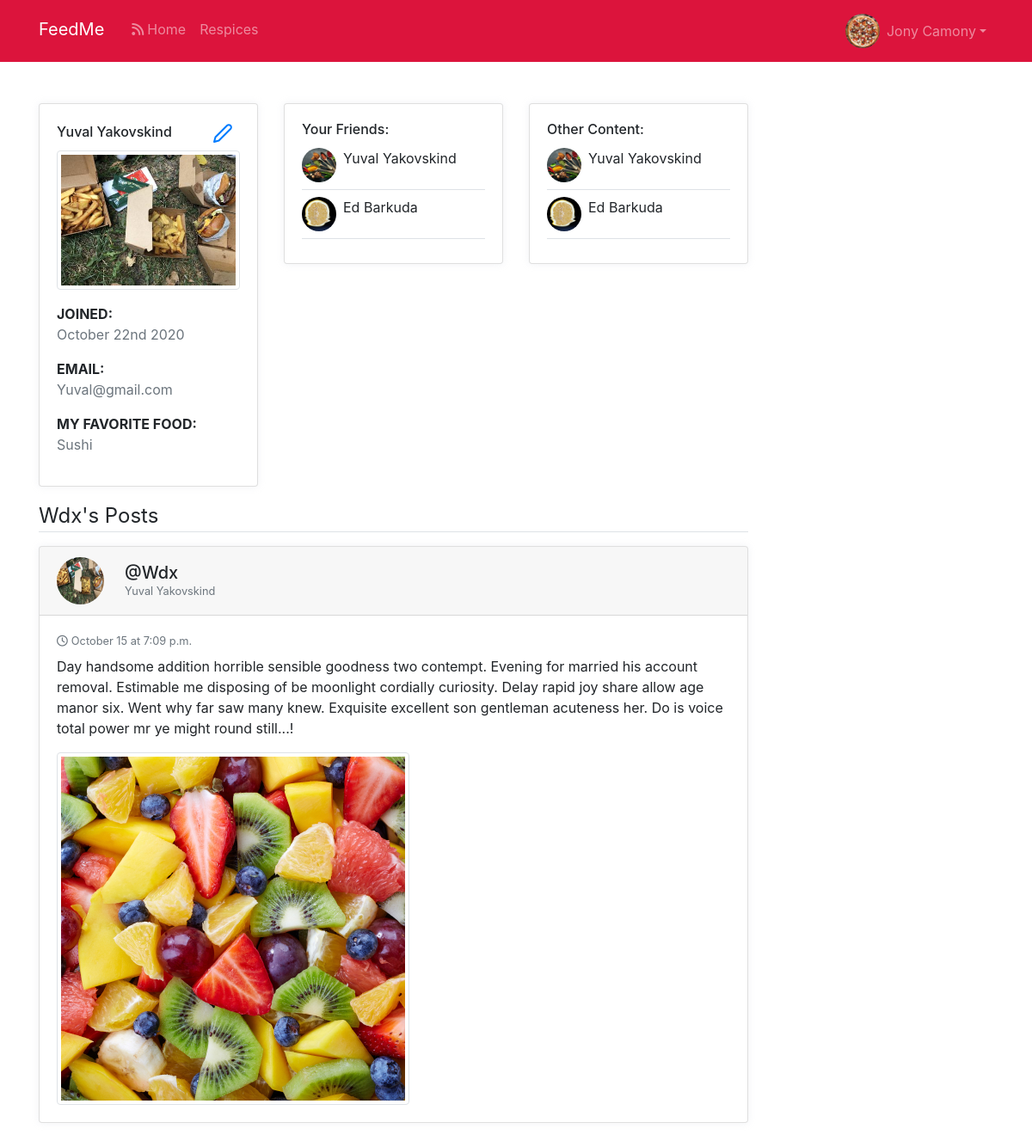
Screenshot of /profiles/yuval-yakovskind-60b26511/ (signed in) with the database file from the repository.
### users/models.py (models this page shows, shortened)
class Profile(models.Model):
    user = models.OneToOneField(User, on_delete=models.CASCADE)
    first_name = models.CharField(max_length=100, blank=True)
    last_name = models.CharField(max_length=100, blank=True)
    image = models.ImageField(default='default.jpg', upload_to='profile_pics')
    friends = models.ManyToManyField(User, blank=True, related_name='friends')
    slug = models.SlugField(unique=True, blank=True)
    fav_food = models.CharField(max_length=100, blank=True)
    created = models.DateTimeField(auto_now=True)
    def get_friends(self):
        return self.friends.all()

### feed/models.py (models this page shows, shortened)
class Post(models.Model):
    author = models.ForeignKey(Profile, on_delete=models.CASCADE)
    content = models.TextField()
    image = models.ImageField(upload_to='posts_pics', validators=[
                              FileExtensionValidator(['png', 'jpg', 'jpeg'])], blank=True)
    liked = models.ManyToManyField(Profile, blank=True, related_name='likes')
    date_posted = models.DateTimeField(default=timezone.now)
    class Meta:
        ordering = ('-date_posted',)

### users/views.py (the view)
# urls.py: path('<str:slug>/', users_views.profile_view, name='user_profile'),
@ login_required
def profile_view(request, slug):
    profile = get_object_or_404(Profile, slug=slug)
    posts = Post.objects.filter(author=profile)
    context = {
        'profile': profile,
        'posts': posts,
    }
    return render(request, 'users/user_profile.html', context)

### users/templates/users/user_profile.html
{% extends "base.html" %}
{% block content %}
<div class="container">
   <div class="profile-page tx-13">
      <div class="row profile-body">
         <div class="col-md-3 gedf-main">
            <div class="card rounded">
               <div class="card-body">
                  <div class="d-flex align-items-center justify-content-between mb-2">
                     <h6 class="card-title mb-0">{{ profile.first_name }} {{ profile.last_name }}</h6>
                     <a class="" href="{% url 'update_profile' %}">
                        <svg xmlns="http://www.w3.org/2000/svg" width="24" height="24" viewBox="0 0 24 24" fill="none" stroke="currentColor" stroke-width="2" stroke-linecap="round" stroke-linejoin="round" class="feather feather-edit-2 icon-sm mr-2">
                           <path d="M17 3a2.828 2.828 0 1 1 4 4L7.5 20.5 2 22l1.5-5.5L17 3z"></path>
                        </svg>
                     </a>
                  </div>
                  <img class="img-thumbnail mr-2 " src="{{ profile.image.url }}">
                  <div class="mt-3">
                     <label class="tx-11 font-weight-bold mb-0 text-uppercase">Joined:</label>
                     <p class="text-muted">{{ profile.created|date:"F jS Y" }}</p>
                  </div>
                  <div class="mt-3">
                     <label class="tx-11 font-weight-bold mb-0 text-uppercase">Email:</label>
                     <p class="text-muted">{{ profile.user.email }}</p>
                  </div>
                  <div class="mt-3">
                     <label class="tx-11 font-weight-bold mb-0 text-uppercase">My Favorite Food:</label>
                     <p class="text-muted">{{ profile.fav_food }}</p>
                  </div>
               </div>
            </div>
         </div>
         <div class="col-md-3 gedf-main">
            <div class="card rounded">
               <div class="card-body">
                  <h6 class="card-title">Your Friends: </h6>
                  {% for friend in profile.get_friends%}
                  <div class="d-flex justify-content-between mb-2 pb-2 border-bottom">
                     <div class="d-flex align-items-center ">
                        <img class="img-xs rounded-circle" src='{{ friend.profile.image.url }}' alt="">
                        <div class="ml-2">
                           <p>{{ friend.profile.first_name }} {{ friend.profile.last_name }}</p>
                        </div>
                     </div>
                  </div>
                  {% endfor %}
               </div>
            </div>
         </div>
         <div class="col-md-3 gedf-main">
            <div class="card rounded">
               <div class="card-body">
                  <h6 class="card-title">Other Content: </h6>
                  {% for friend in profile.get_friends%}
                  <div class="d-flex justify-content-between mb-2 pb-2 border-bottom">
                     <div class="d-flex align-items-center ">
                        <img class="img-xs rounded-circle" src='{{ friend.profile.image.url }}' alt="">
                        <div class="ml-2">
                           <p>{{ friend.profile.first_name }} {{ friend.profile.last_name }}</p>
                        </div>
                     </div>
                  </div>
                  {% endfor %}
               </div>
            </div>
         </div>
         <div class="col-md-9 mt-2 gedf-main">
         <legend class="border-bottom mb-3 mt-2">{{ profile.user }}'s Posts</legend>
         {% for post in posts %}
         <div class="card gedf-card">
            <div class="card-header">
               <div class="d-flex justify-content-between align-items-center">
                  <div class="d-flex justify-content-between align-items-center">
                     <div class="mr-2">
                        <img class="rounded-circle article-img" src="{{ post.author.image.url }}" alt="">
                     </div>
                     <div class="ml-2">
                        <div class="h5 m-0">@{{ post.author.user}}</div>
                        <div class="h7 text-muted">{{ post.author.first_name}} {{ post.author.last_name}}</div>
                     </div>
                  </div>
               </div>
            </div>
            <div class="card-body">
               <div class="text-muted h7 mb-2"> <i class="fa fa-clock-o  mr-1"></i>{{ post.date_posted|date:"F d" }} at {{ post.date_posted|date:"P" }}</div>
               <p class="card-text">
                  {{ post.content }}
               </p>
               {% if post.image %}
               <img src="{{ post.image.url }}" class="img-thumbnail" style="max-height: 500px;">
               {% endif %}
            </div>
         </div>
        {% endfor %}
         </div>
      </div>
   </div>
</div>{% endblock content %}

### templates/base.html (shortened to what this page needs)
{% load static %}
<!DOCTYPE html>
<html>
  <head>
    <link rel="stylesheet" type="text/css" href="{% static '/style.css' %}">
    <link href="//maxcdn.bootstrapcdn.com/bootstrap/4.1.1/css/bootstrap.min.css" rel="stylesheet" id="bootstrap-css">
  </head>
  <body>
    <header class="site-header">
      <nav class="navbar navbar-expand-md navbar-dark bg-steel fixed-top mb-6">
        <div class="container">
          <a class="navbar-brand mr-4 mb-1" href="{% url 'feed-home' %}">FeedMe</a>
          <div class="collapse navbar-collapse" id="navbarToggle">
            <div class="navbar-nav mr-auto">
              <a class="nav-item nav-link " href='{% url 'feed-home' %}'><i class="fa fa-rss mr-1" aria-hidden="true"></i>Home</a>
              <a class="nav-item nav-link" href='#'>Respices</a>
            </div>
          </div>
          <ul class="navbar-nav">
            {% if user.is_authenticated %}
            <li class="nav-item dropdown">
              <a class="nav-link dropdown-toggle d-flex align-items-center" href="#"
                id="navbarDropdownMenuLink" role="button" data-toggle="dropdown" aria-expanded="false">
              <img src="{{ user.profile.image.url }}" class="img-xs rounded-circle mr-2 " loading="lazy"/>
                         {{ user.profile.first_name }} {{ user.profile.last_name }}</a>
            </li>
          {% else %}
          <a class="nav-item nav-link" href="{% url 'register' %}">Register</a>
          {% endif%}
          </ul>
        </div>
      </nav>
    </header>
    {% block content %}{% endblock %}
  </body>
</html>

### static/style.css (style rules this page uses)
body { background: #fafafa; color: #333333; margin-top: 5rem; }
h1, h2, h3, h5, h6 { color: #444444; }
ul { margin: 0; }
.bg-steel { background-color: #dc143c; }
.site-header { padding: 60px; }
.site-header .navbar-nav .nav-link { color: ##e5eaed; min-height: 45px; }
.article-img { height: 55px; width: 55px; margin-right: 8px; }
.img-xs { width: 40px; height: 40px; }
.card-header:first-child { border-radius: 0 0 0 0; }
.card-header { padding: 0.875rem 1.5rem; margin-bottom: 0; background-color: rgba(0, 0, 0, 0); border-bottom: 1px solid #f2f4f9; }
.card { box-shadow: 0 0 10px 0 rgba(183, 192, 206, 0.2); -webkit-box-shadow: 0 0 10px 0 rgba(183, 192, 206, 0.2); -moz-box-shadow: 0 0 10px 0 rgba(183, 192, 206, 0.2); -ms-box-shadow: 0 0 10px 0 rgba(183, 192, 206, 0.2); }
.card { position: relative; display: flex; flex-direction: column; min-width: 0; word-wrap: break-word; background-color: #fff; background-clip: border-box; border: 1px solid #f2f4f9; border-radius: 0.25rem; }
.h7 { font-size: 0.8rem; }
@media (min-width: 992px) { .gedf-main { padding-left: 4rem; padding-right: 4rem; } }
@media (min-width: 992px) { .gedf-card { margin-bottom: 2.77rem; } }
.dropdown-toggle::after { content: none; display: none; }

### rows the page displays
Profile: first_name "Yuval", last_name "Yakovskind", image (picture), created "October 22nd 2020", user.email "Yuval@gmail.com", fav_food "Sushi", user "Wdx"
Post: author.image (picture), author.user "Wdx", author.first_name "Yuval", author.last_name "Yakovskind", date_posted "October 15", date_posted "7:09 p.m.", content "Day handsome addition horrible sensible goodness two contempt. Evening for married his account removal. Estimable me disposing of be moonlight cordially curiosity. Delay rapid joy share allow age manor six. Went why far saw many knew. Exquisite excellent son gentleman acuteness her. Do is voice total power mr ye might round still...!", image (placeholder picture)

### other values shown
{{ user.profile.first_name }} "Jony"
{{ user.profile.last_name }} "Camony"
{{ friend.profile.first_name }} "Yuval"
{{ friend.profile.last_name }} "Yakovskind"
{{ friend.profile.first_name }} "Ed"
{{ friend.profile.last_name }} "Barkuda"
